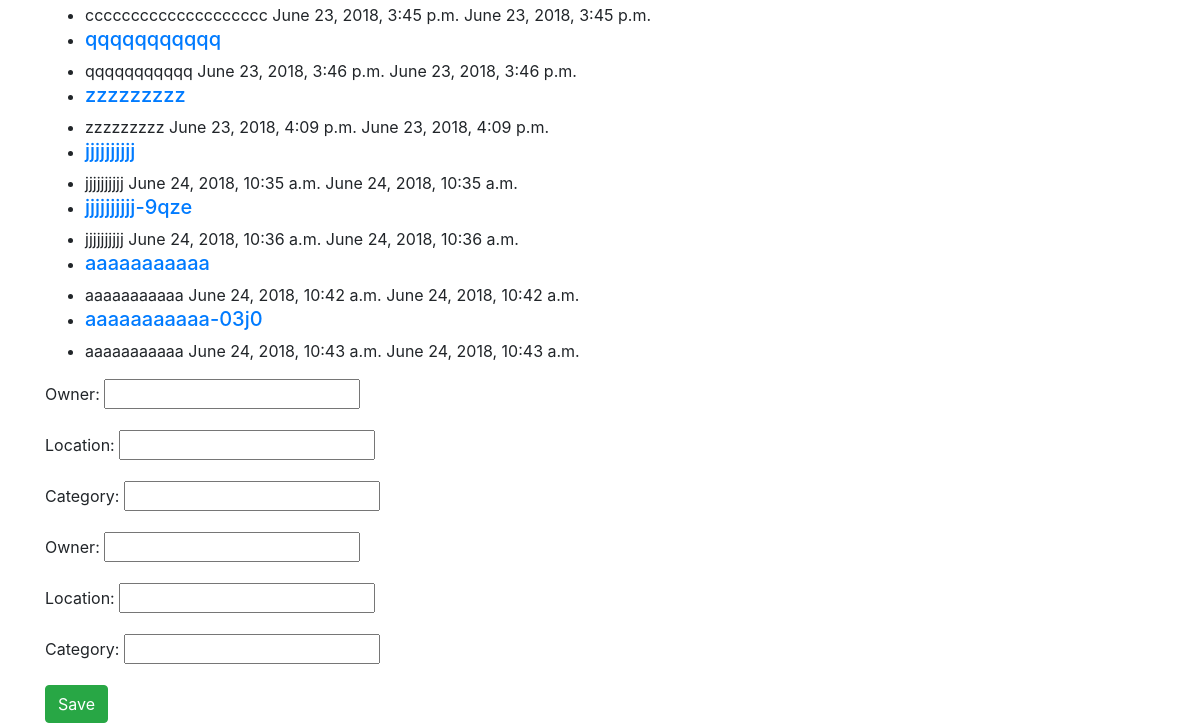
The app's page /webapp/ (lower part), older data.
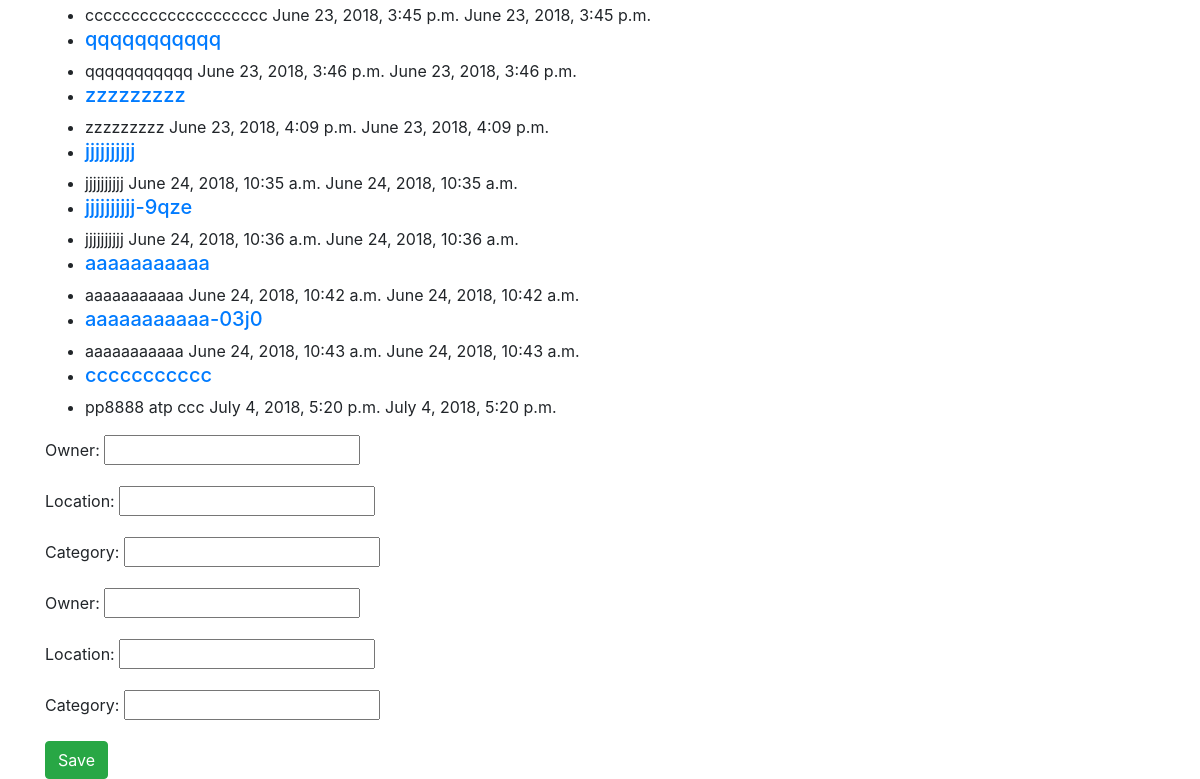
The same page, newer data.
### webapp/models.py (models this page shows, shortened)
class RestaurantLocation(models.Model):
    owner = models.ForeignKey(User,on_delete=models.CASCADE,default=1)
    name = models.CharField(max_length=120)
    location = models.CharField(max_length=120,null=True,blank=True)
    category = models.CharField(max_length=120,null=True,blank=True)
    timestamp = models.DateTimeField(auto_now_add=True)
    updated = models.DateTimeField(auto_now=True)
    slug = models.SlugField(blank=True,null=True)

### webapp/views.py (the view)
def index(request):
    queryset = RestaurantLocation.objects.all()
    ArticleFormSet = formset_factory(RestaurantForm, extra=2)
    formset = ArticleFormSet()
    return render(request,"index.html",{'page_name':"index",'Restaurant_lists':queryset,'formset':formset })

### templates/index.html (shortened to what this page needs)
{% extends "base.html" %}
{% block showing_restaurants_names %}
<ul>
    {% for restaurant in Restaurant_lists %}
       <li><h5><a href="/webapp/{{ restaurant.slug }}">{{ restaurant.slug }}</a></h5></li>
           <li>{{ restaurant.name }} {{ restaurant.location }} {{ restaurant.category }}
               {{ restaurant.timestamp }} {{ restaurant.updated }}</li>
    {% endfor %}
</ul>
{% endblock %}
{% block formset %}
<form method="POST">{% csrf_token %}
	{% for form in formset %}
	{{ form.as_p }}
	{% endfor %}
	<button type="button" class="btn btn-success">Save</button>
</form>
{% endblock %}

Row changes from the older to the newer data that the page shows:
added RestaurantLocation: slug "ccccccccccc", name "pp8888", location "atp", category "ccc", timestamp "July 4, 2018, 5:20 p.m.", updated "July 4, 2018, 5:20 p.m."
